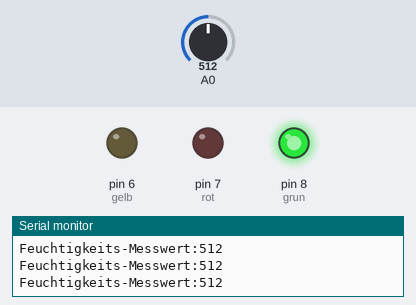
Bench run of a sketch on a simulated Arduino Uno, built with avr-gcc and run on an emulated ATmega328P. Shown: output pins drawn as LEDs (lit = HIGH), the last lines printed to the serial monitor. The test bench sets the inputs (shaded band); at power-on: A0 = 512.

Above: at 1.3 s.
1.4 s: A0 set to 316
3.2 s: A0 set to 285
At 4.9 s:
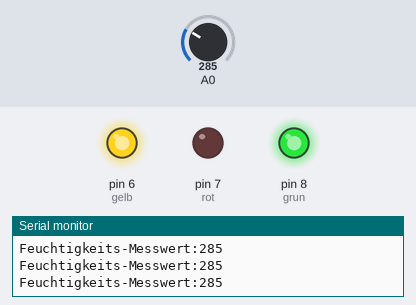
5.5 s: A0 set to 108
7.2 s: A0 set to 95
At 9.2 s:
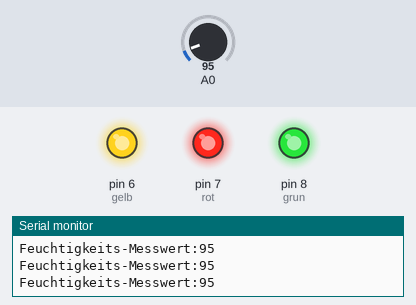
9.5 s: A0 set to 122
At 10.9 s:
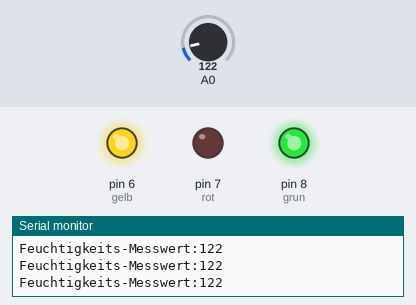
11.5 s: A0 set to 90
At 12.5 s:
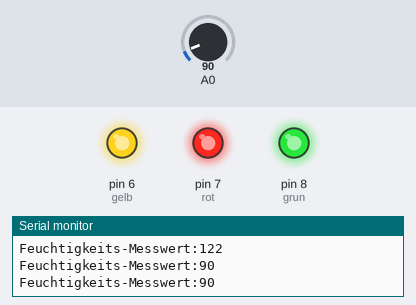
Timing chart, 0 to 14.5 s (numbered marks = the images above; inputs shaded):
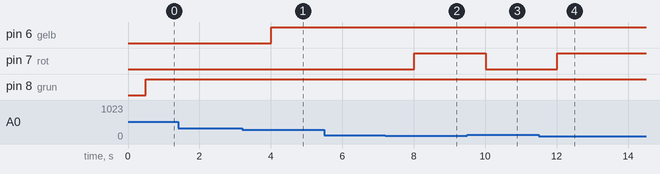

Measured:
- the behaviour switches between 300 and 299 on A0 (found by bisection; images 0 and 1)
- the behaviour switches between 100 and 99 on A0 (found by bisection; images 1 and 2)
- after the input at 3.2 s, pin 6 (gelb): LOW → HIGH after 0.80 s
- after the input at 7.2 s, pin 7 (rot): LOW → HIGH after 0.81 s
- after the input at 9.5 s, pin 7 (rot): HIGH → LOW after 0.51 s
- after the input at 11.5 s, pin 7 (rot): LOW → HIGH after 0.51 s

The sketch:

sketch_oct08a.ino
```cpp
int messwert=0;

int gelb=6;
int rot=7;
int grun=8;
int weis=9;
void setup()
{
Serial.begin(9600);
pinMode (6,OUTPUT);
pinMode (7,OUTPUT);
pinMode (8,OUTPUT);
}

void loop()

{

 messwert=analogRead(A0);

 Serial.print("Feuchtigkeits-Messwert:");

 Serial.println(messwert);

 delay(500);

if (messwert <100 )

{

digitalWrite(rot, HIGH);

}

else

{

digitalWrite(rot, LOW);

}


if (messwert <300 )


{
  digitalWrite(gelb, HIGH);

}

else

{

digitalWrite(gelb, LOW);

}

if (messwert <650 )


{
  digitalWrite(grun, HIGH);

}

else

{

digitalWrite(grun, LOW);

}

if (messwert >700 )


{
  digitalWrite(weis, HIGH);

}

else

{

digitalWrite(weis, LOW);

}}
```
